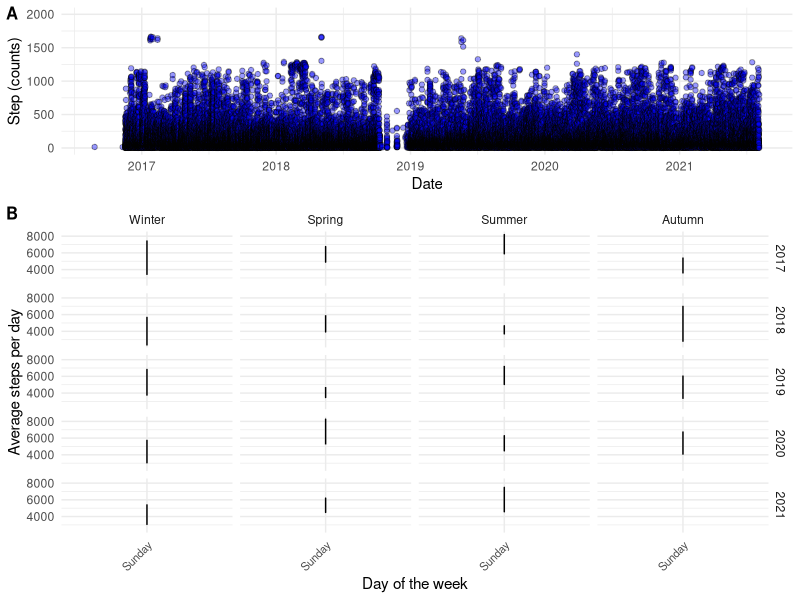

Source code (R):
## ---- chunk 1
#' echo: false
#' 
#'


library(tidyverse)
library(lubridate)
library(cowplot)


steps <- read_csv2("./data/steps.csv") %>%
  
  mutate(start = dmy_hm(Start), 
         finish = dmy_hm(Finish)) %>%
  

  dplyr::select(start, finish, steps = `Steps (count)`) %>%

  mutate(
    date = format(start, '%Y-%m-%d'),
    month = format(start, '%m'),
    span = (as.numeric(finish - start)/60)/60,
         
         year = format(start, '%Y'), 
         day_of_week = weekdays(start), 
         season = if_else(month %in% c("01", "02", "12"), "Winter", 
                          if_else(month %in% c("03", "04", "05"), "Spring", 
                          if_else(month %in% c("06", "07", "08"), "Summer", 
                          "Autumn")))) %>%
  
  # Remove records that span more than 9 hours
  filter(span < 9) 


steps_fig1 <- steps %>%
  mutate(date = ymd(date)) %>%
  filter(steps < 10000) %>%
        

  ggplot(aes(date, steps)) + geom_point(shape = 21, fill = "blue", alpha = 0.4) + 
  scale_y_continuous(limits = c(0, 2000)) +
  labs(y = "Step (counts)", 
       x = "Date") + 
  theme_minimal()



steps_fig2 <- steps %>%
  group_by(year, day_of_week, season, date) %>%
  summarise(steps = sum(steps)) %>%
  
  group_by(year, day_of_week, season) %>%
  summarise(steps = mean(steps)) %>%
  
  
  mutate(day_of_week = if_else(day_of_week == "mandag", "Monday", 
                               if_else(day_of_week == "tirsdag", "Tuesday",
                                       if_else(day_of_week == "onsdag", "Wednesday",
                                               if_else(day_of_week == "torsdag", "Thursday",
                                                       if_else(day_of_week == "fredag", "Friday",
                                                               if_else(day_of_week == "lørdag", "Saturday","Sunday")))))),
         day_of_week = factor(day_of_week, levels = c("Monday",
                                         "Tuesday", 
                                         "Wednesday",
                                         "Thursday",
                                         "Friday",
                                         "Saturday",
                                         "Sunday")), 
         season = factor(season, levels = c("Winter", "Spring", "Summer", "Autumn"))) %>%
  
  filter(year != "2016") %>%

  ggplot(aes(day_of_week, steps, group = year)) + geom_line() + facet_grid(year ~ season) + 
  
  labs(y = "Average steps per day", 
       x = "Day of the week") + 
  scale_x_discrete()+ 
  theme_minimal() +
  theme(axis.text.x = element_text(size = 8, angle = 45, hjust = 1))
  
  
  plot_grid(steps_fig1, 
            steps_fig2, ncol = 1, 
            rel_heights = c(0.5, 1), 
            labels = "AUTO", 
            label_size = 12)




